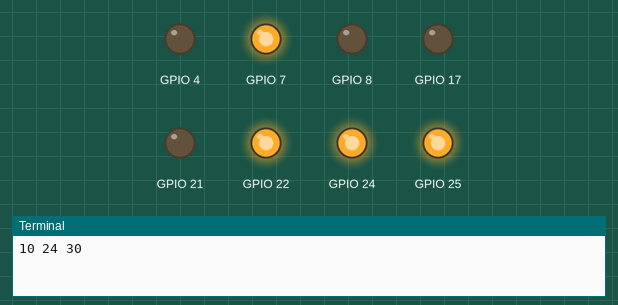
Simulated run of this program. Board: Raspberry Pi (BCM pin numbers). Shown: output pins drawn as LEDs (lit = HIGH), the last lines printed to the terminal. The clock reads 2024-03-15 10:24:30 at power-on unless the program sets it. At 10.0 s the program stops and its outputs stay as they are.

Above: at 0.1 s.
At 1.1 s:
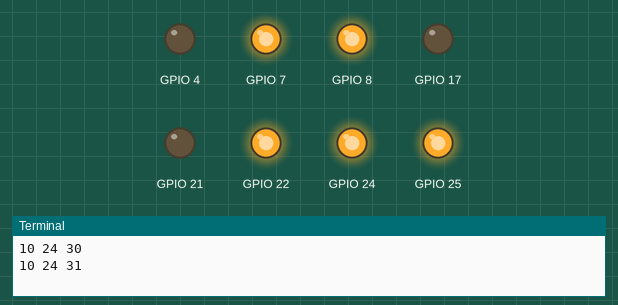
At 2.1 s:
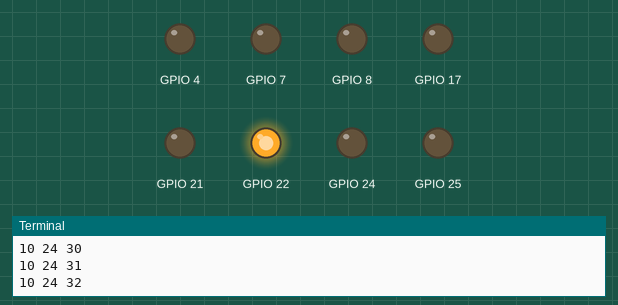
At 5.1 s:
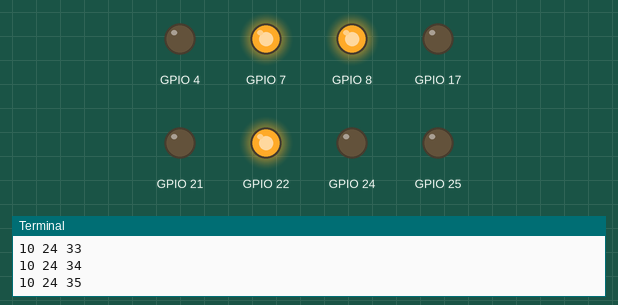
At 7.1 s:
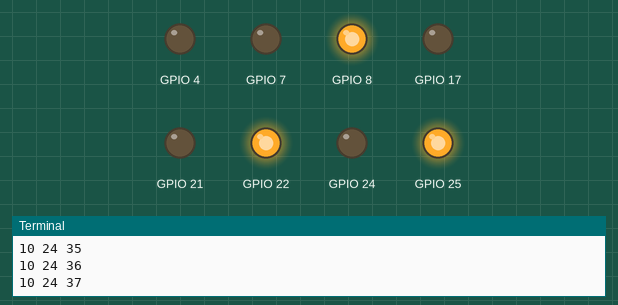
At 10.1 s:
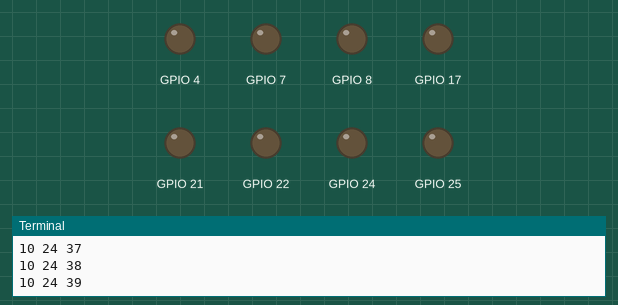
Timing chart, 0 to 11.5 s (numbered marks = the images above):
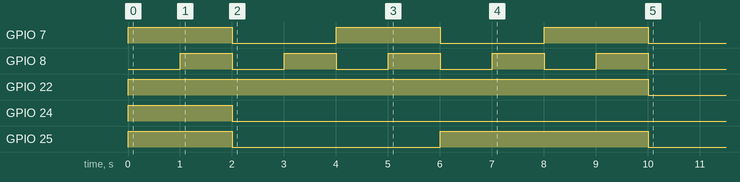

Measured:
- by itself, GPIO 7: alternates HIGH for 2.0 s and LOW for 2.0 s
- by itself, GPIO 8: alternates HIGH for 1.0 s and LOW for 1.0 s
- by itself, GPIO 22: LOW → HIGH at 0.00 s, → LOW 10.0 s later
- by itself, GPIO 24: LOW → HIGH at 0.00 s, → LOW 2.0 s later
- by itself, GPIO 25: LOW → HIGH at 0.00 s, → LOW 2.0 s later, → HIGH 4.0 s later, → LOW 4.0 s later

The program:

blinking.py
```python
import RPi.GPIO as GPIO, time
from datetime import datetime

GPIO.setmode(GPIO.BCM)
GPIO.setup(4, GPIO.OUT)
GPIO.setup(17, GPIO.OUT)
GPIO.setup(21, GPIO.OUT)
GPIO.setup(22, GPIO.OUT)
GPIO.setup(8, GPIO.OUT)
GPIO.setup(7, GPIO.OUT)
GPIO.setup(25, GPIO.OUT)
GPIO.setup(24, GPIO.OUT)

def clear():
	GPIO.output(4, False)
	GPIO.output(17, False)
	GPIO.output(21, False)
	GPIO.output(22, False)
	GPIO.output(8, False)
	GPIO.output(7, False)
	GPIO.output(25, False)
	GPIO.output(24, False)

def dec_to_bin(x):
	return str(int(bin(x)[2:]))

def output1(z):
	string = dec_to_bin(z)
	string = string.zfill(4)
	if int(string[-1]) == 0:
		GPIO.output(8, False)
	else:
		GPIO.output(8, True)
	if int(string[-2]) == 0:
		GPIO.output(7, False)
	else:
		GPIO.output(7, True)
	if int(string[-3]) == 0:
		GPIO.output(25, False)
	else:
		GPIO.output(25, True)
	if int(string[-4]) == 0:
		GPIO.output(24, False)
	else:
		GPIO.output(24, True)

def output2(z):
	string = dec_to_bin(z)
	string = string.zfill(4)
	if int(string[-1]) == 0:
		GPIO.output(4, False)
	else:
		GPIO.output(4, True)
	if int(string[-2]) == 0:
		GPIO.output(17, False)
	else:
		GPIO.output(17, True)
	if int(string[-3]) == 0:
		GPIO.output(21, False)
	else:
		GPIO.output(21, True)
	if int(string[-4]) == 0:
		GPIO.output(22, False)
	else:
		GPIO.output(22, True)


#BEGIN CODE
############################################################
clear()
cur = 0

for x in range(10):
	now = datetime.now()
	output1(now.second)
	output2(now.minute)
	print now.hour, now.minute, now.second
	time.sleep(1)

#for i in range(33):
#	output(i)
#	time.sleep(.5)

"""
for y in range(5):
	clear()
	time.sleep(.1)
	print "Round ", y
	for x in range(0,4):
		if x == 0:
			GPIO.output(4, True)
			#print "Pin 4 is ON"
		elif x == 1:
			GPIO.output(17, True)
			#print "Pin 17 is ON"
		elif x == 2:
			GPIO.output(21, True)
			#print "Pin 21 is ON"
		elif x == 3:
			GPIO.output(22, True)
			#print "Pin 22 is ON"

		time.sleep(.1)
"""

GPIO.cleanup()
```
